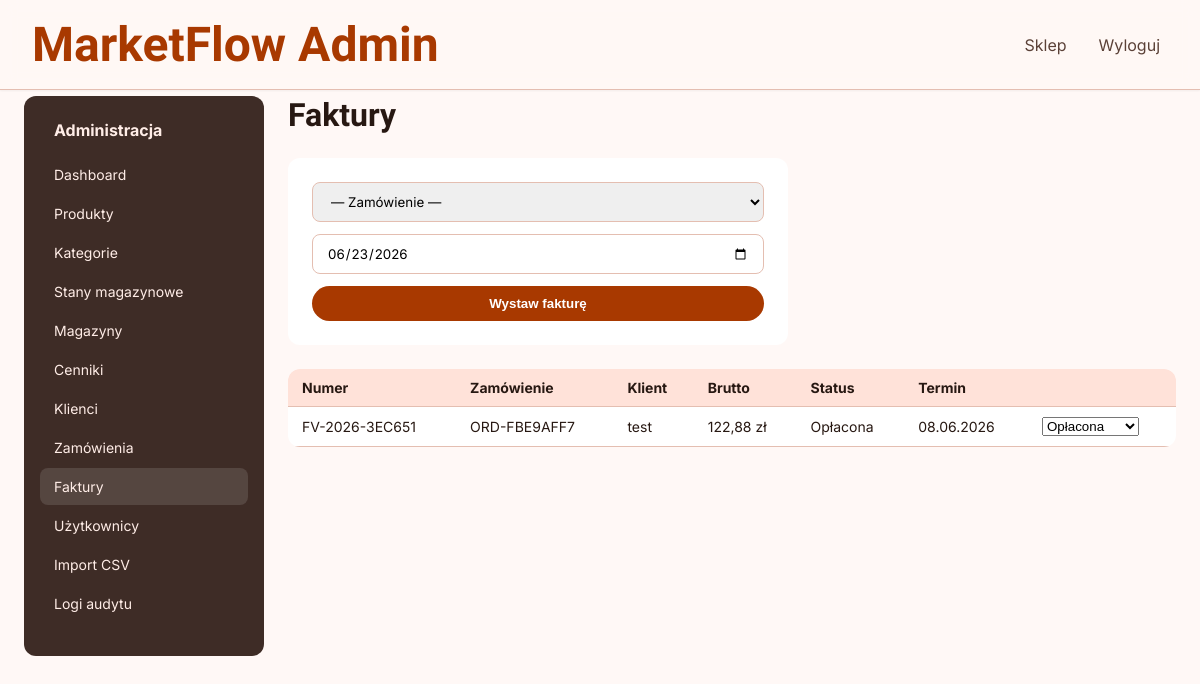
Screenshot of /ZZZ/admin/invoices.php (signed in) with the database file from the repository.
### tables this page shows
CREATE TABLE `invoices` (
  `id` bigint(20) NOT NULL,
  `order_id` bigint(20) NOT NULL,
  `invoice_number` varchar(64) NOT NULL,
  `issued_at` timestamp NOT NULL DEFAULT current_timestamp(),
  `due_date` date DEFAULT NULL,
  `total_net` decimal(18,4) NOT NULL,
  `total_gross` decimal(18,4) NOT NULL,
  `status` varchar(32) NOT NULL DEFAULT 'UNPAID'
);

CREATE TABLE `orders` (
  `id` bigint(20) NOT NULL,
  `order_number` varchar(64) NOT NULL,
  `customer_id` bigint(20) NOT NULL,
  `user_id` bigint(20) DEFAULT NULL,
  `status` varchar(32) NOT NULL DEFAULT 'CREATED',
  `total_net` decimal(18,4) NOT NULL DEFAULT 0.0000,
  `total_gross` decimal(18,4) NOT NULL DEFAULT 0.0000,
  `created_at` timestamp NOT NULL DEFAULT current_timestamp(),
  `updated_at` timestamp NOT NULL DEFAULT current_timestamp() ON UPDATE current_timestamp()
);

CREATE TABLE `customers` (
  `id` bigint(20) NOT NULL,
  `company_name` varchar(255) NOT NULL,
  `vat_number` varchar(32) DEFAULT NULL,
  `address` varchar(255) DEFAULT NULL,
  `contact_email` varchar(128) DEFAULT NULL,
  `billing_terms` varchar(64) NOT NULL DEFAULT 'prepayment',
  `price_list_id` bigint(20) DEFAULT NULL,
  `created_at` timestamp NOT NULL DEFAULT current_timestamp()
);

### ZZZ/includes/helpers.php (called while the page is built, shortened)
<?php
function e(?string $value): string
{
    return htmlspecialchars((string) $value, ENT_QUOTES, 'UTF-8');
}
function formatMoney(float $amount): string
{
    return number_format($amount, 2, ',', ' ') . ' zł';
}
function invoiceStatusLabel(string $status): string
{
    return match ($status) {
        'UNPAID' => 'Nieopłacona',
        'PAID' => 'Opłacona',
        default => $status,
    };
}
    return 'ORD-' . strtoupper(bin2hex(random_bytes(4)));

### ZZZ/includes/repositories/InvoiceRepository.php (called while the page is built, shortened)
<?php
class InvoiceRepository
{
    public function all(): array
    {
        return $this->pdo->query('SELECT i.*, o.order_number, c.company_name FROM invoices i
            JOIN orders o ON o.id = i.order_id
            JOIN customers c ON c.id = o.customer_id
            ORDER BY i.issued_at DESC')->fetchAll();
    }
}

### ZZZ/admin/invoices.php (the view, shortened to what this page needs)
<?php
require_once dirname(__DIR__) . '/includes/bootstrap.php';
require_once dirname(__DIR__) . '/includes/layout/admin_layout.php';
$invoiceRepo = new InvoiceRepository($pdo);
$invoices = $invoiceRepo->all();
?>
<h1 class="font-headline-lg" style="margin-bottom:24px;">Faktury</h1>
<form method="post" class="form-grid" style="background:white;padding:24px;border-radius:12px;margin-bottom:24px;max-width:500px;">
    <select name="order_id" required>
        <option value="">— Zamówienie —</option>
    </select>
    <input type="date" name="due_date" value="<?= e(date('Y-m-d', strtotime('+14 days'))) ?>">
    <button type="submit" class="btn-primary">Wystaw fakturę</button>
</form>
<table class="data-table">
    <thead><tr><th>Numer</th><th>Zamówienie</th><th>Klient</th><th>Brutto</th><th>Status</th><th>Termin</th><th></th></tr></thead>
    <tbody>
        <?php foreach ($invoices as $inv): ?>
        <tr>
            <td><?= e($inv['invoice_number']) ?></td>
            <td><?= e($inv['order_number']) ?></td>
            <td><?= e($inv['company_name']) ?></td>
            <td><?= e(formatMoney((float) $inv['total_gross'])) ?></td>
            <td><?= e(invoiceStatusLabel($inv['status'])) ?></td>
            <td><?= $inv['due_date'] ? e(date('d.m.Y', strtotime($inv['due_date']))) : '—' ?></td>
            <td>
                <form method="post" style="display:inline;">
                    <select name="status" onchange="this.form.submit()">
                        <option value="PAID" <?= $inv['status'] === 'PAID' ? 'selected' : '' ?>>Opłacona</option>
                    </select>
                </form>
            </td>
        </tr>
        <?php endforeach; ?>
    </tbody>
</table>

### ZZZ/public/assets/css/style.css (style rules this page uses)
:root { --surface: #fff8f6; --on-surface: #271812; --surface-variant: #fadcd2; --on-surface-variant: #5b4137; --surface-container: #ffe9e3; --surface-container-low: #fff1ec; --surface-container-high: #ffe2d9; --surface-container-lowest: #ffffff; --surface-container-highest: #fadcd2; --surface-bright: #fff8f6; --surface-dim: #f1d4ca; --primary: #a83900; --on-primary: #ffffff; --primary-container: #ff5a00; --on-primary-container: #511700; --primary-fixed: #ffdbcf; --on-primary-fixed: #380d00; --primary-fixed-dim: #ffb59a; --on-primary-fixed-variant: #802900; --inverse-primary: #ffb59a; --secondary: #0050d7; --on-secondary: #ffffff; --secondary-container: #2569fe; --on-secondary-container: #fefcff; --secondary-fixed: #dbe1ff; --secondary-fixed-dim: #b4c5ff; --on-secondary-fixed: #00174c; --on-secondary-fixed-variant: #003da9; --tertiary: #0061a6; --on-tertiary: #ffffff; --tertiary-container: #0095fc; --on-tertiary-container: #002c50; --tertiary-fixed: #d2e4ff; --tertiary-fixed-dim: #a0c9ff; --on-tertiary-fixed: #001c37; --on-tertiary-fixed-variant: #00497f; --error: #ba1a1a; --on-error: #ffffff; --error-container: #ffdad6; --on-error-container: #93000a; --background: #fff8f6; --on-background: #271812; --outline: #907065; --outline-variant: #e4beb1; --inverse-surface: #3e2c26; --inverse-on-surface: #ffede7; --surface-tint: #a83900; --font-display-lg: 48px; --font-headline-lg: 32px; --font-headline-md: 24px; --font-headline-lg-mobile: 24px; --font-body-lg: 18px; --font-body-md: 16px; --font-label-md: 14px; --font-label-sm: 12px; --font-price-display: 20px; --spacing-xs: 4px; --spacing-sm: 8px; --spacing-base: 4px; --spacing-md: 16px; --spacing-lg: 24px; --spacing-xl: 32px; --spacing-2xl: 48px; --spacing-gutter: 16px; --spacing-margin-mobile: 16px; --spacing-margin-desktop: 32px; }
* { margin: 0; padding: 0; box-sizing: border-box; }
html, body { background-color: var(--surface); color: var(--on-surface); font-family: 'Inter', sans-serif; -webkit-font-smoothing: antialiased; -moz-osx-font-smoothing: grayscale; }
.font-headline-lg { font-family: 'Hanken Grotesk', sans-serif; font-size: 32px; font-weight: 700; line-height: 1.2; }

### ZZZ/includes/layout/admin_layout.php (style rules this page uses)
.data-table { width:100%; border-collapse:collapse; background:white; border-radius:12px; overflow:hidden; margin-top:16px; }
.data-table th, .data-table td { padding:10px 14px; text-align:left; border-bottom:1px solid var(--outline-variant); font-size:14px; }
.data-table th { background:var(--surface-container-high); }
.form-grid { display:grid; gap:12px; max-width:600px; }
.form-grid input, .form-grid select, .form-grid textarea { padding:10px 14px; border:1px solid var(--outline-variant); border-radius:8px; font-family:inherit; }
.btn-primary { background:var(--primary); color:white; border:none; padding:10px 20px; border-radius:999px; font-weight:700; cursor:pointer; }

### rows the page displays
invoices: invoice_number "FV-2026-3EC651", order.order_number "ORD-FBE9AFF7", customers.company_name "test", total_gross "122,88 zł", status "Opłacona", due_date "08.06.2026"
